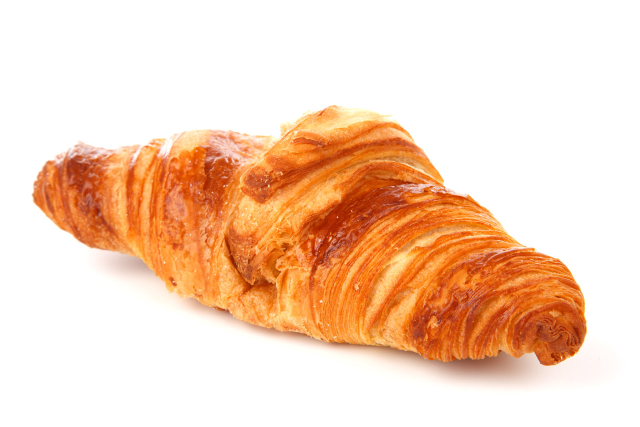
#> input picture results/phase8_cultural_validation/case1/source.jpg, 1280 x 853 px (shown at 1/2 size)
$ python verify_outputs.py
#> lines starting #> are read from the running program, lines starting #| are printed output that depends on the picture; after the words box and inside, x2 and y2 are one past the last pixel; in counts of white or black regions, pixels touching at a corner belong together
"""Independent reopening/pixel verification. No editor, compositor or model imports."""
from pathlib import Path
import hashlib
import json
import numpy as np
from PIL import Image,ImageDraw

p=Path(__file__).resolve().parent;c=p/'case1'
sha=lambda f:hashlib.sha256(f.read_bytes()).hexdigest()
assert sha(c/'source.jpg')=='06d784865dd559ff33ff54a9d66759c478f74c75a5fdf121a30c6313463fc3b8'
source=Image.open(c/'source.jpg').convert('RGB');a=np.asarray(source)
#> further down, source is the input picture: PIL image 1280x853 RGB; mean R, G, B 246.1, 212.7, 189.2
mask=Image.open(c/'edit_region.png');protected=Image.open(c/'protected_regions.png')
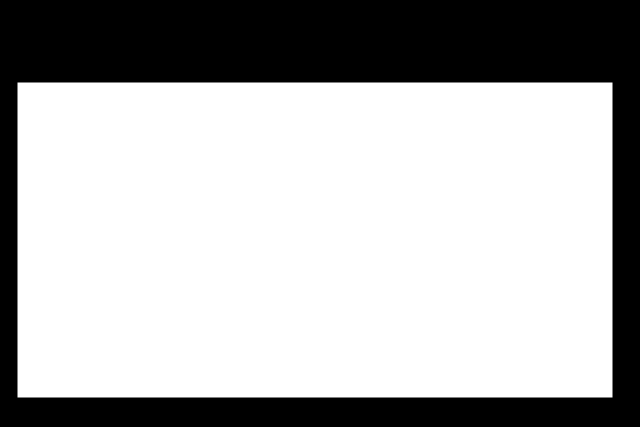
#> input picture results/phase8_cultural_validation/case1/edit_region.png, 1280 x 853 px (shown at 1/2 size)
#> further down, mask is the input picture: PIL image 1280x853 L; 68.7% white; 1 black region, box (x1, y1, x2, y2) and area: (0, 0, 1280, 853) 342140
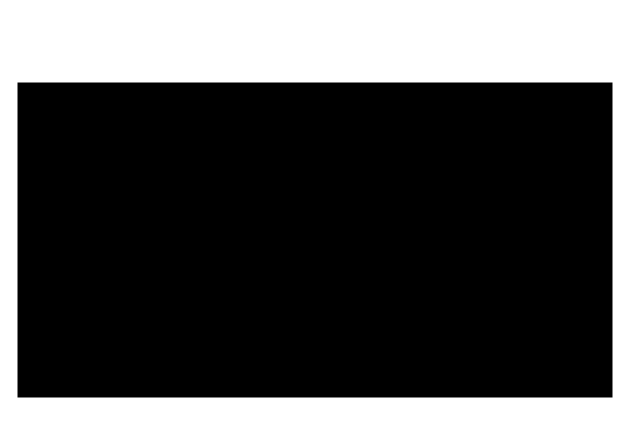
#> input picture results/phase8_cultural_validation/case1/protected_regions.png, 1280 x 853 px (shown at 1/2 size)
#> further down, protected is the input picture: PIL image 1280x853 L; 31.3% white; 1 white region, box (x1, y1, x2, y2) and area: (0, 0, 1280, 853) 342140
assert mask.mode==protected.mode=='L' and mask.size==protected.size==source.size
assert set(mask.tobytes())==set(protected.tobytes())=={0,255}
editable=np.asarray(mask)==255;excluded=np.asarray(protected)==255
assert editable.any() and not (editable&excluded).any()
#> (the run stopped early here; a loop or call above may not have finished)
